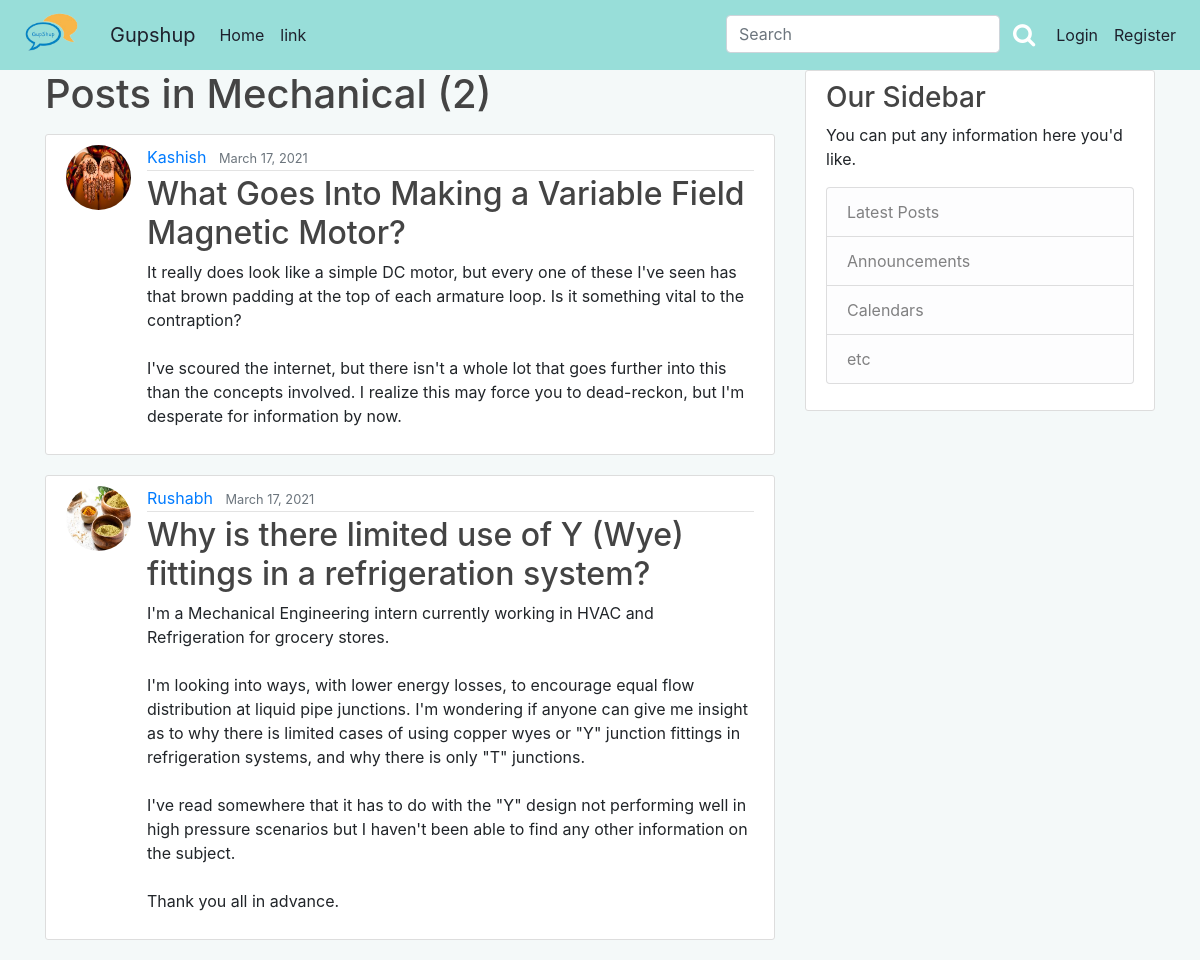
Page /post/Mechanical on the earlier database version.
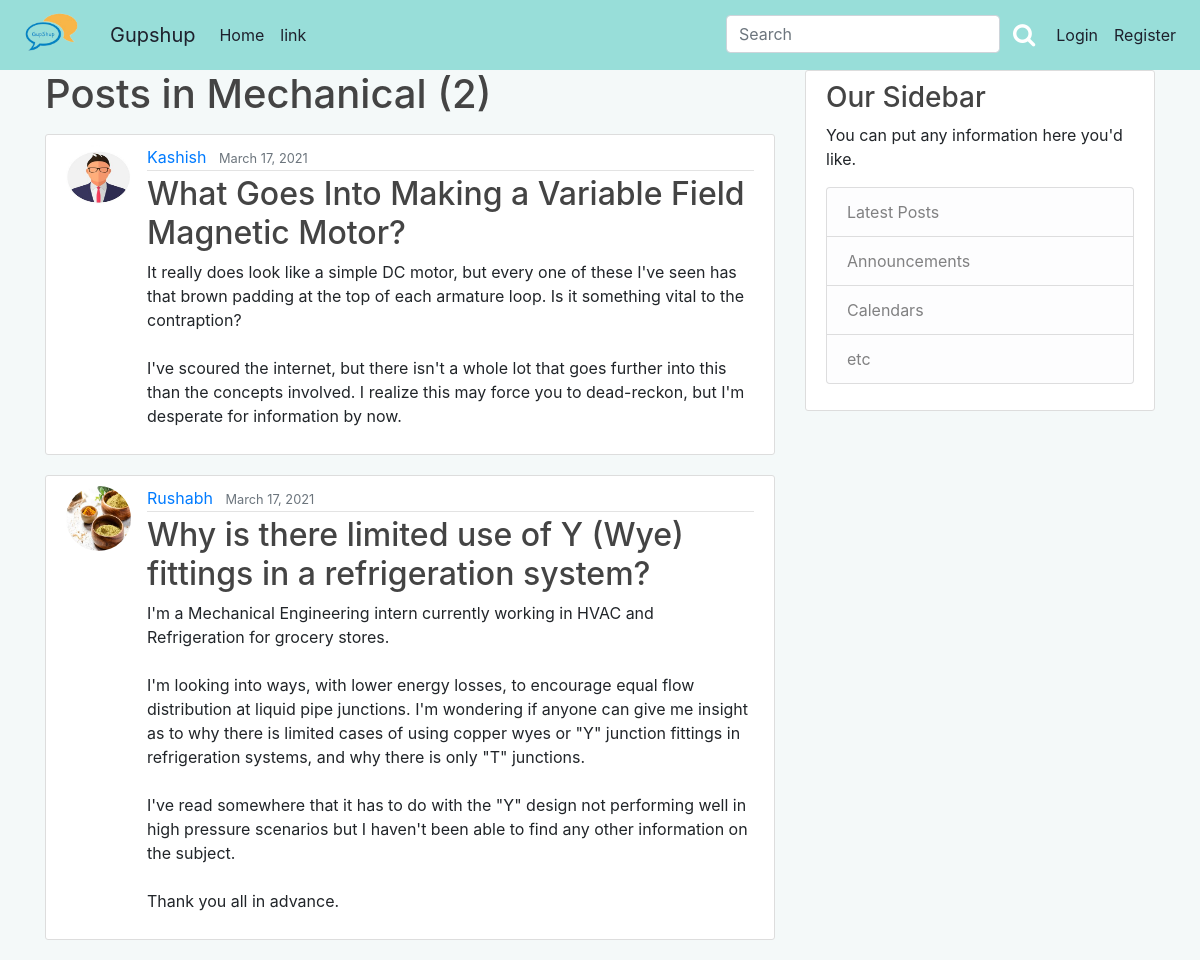
Same page on the later database version.
### blog/models.py (models this page shows, shortened)
class Post(models.Model):
	title = models.CharField(max_length=100)
	content = models.TextField()
	date_posted = models.DateTimeField(default=timezone.now)
	author = models.ForeignKey(User, on_delete=models.CASCADE)
	category = models.CharField(
        max_length = 20,
        choices = Category_choices,
        default = 'Miscellenous'
        )
	upvote = models.ManyToManyField(User, related_name = 'upvote')
	downvote = models.ManyToManyField(User, related_name = 'downvote')

### users/models.py (models this page shows, shortened)
class Profile(models.Model):
	user = models.OneToOneField(User, on_delete=models.CASCADE)
	image = models.ImageField(default='default.jpg',upload_to='profile_pics')

### blog/views.py (the view)
# urls.py: path('post/<str:category>', CategoryPostListView.as_view(), name='category'),
class CategoryPostListView(ListView):
	model = Post
	template_name = 'blog/category.html'
	context_object_name = 'posts'
	paginate_by = 5
	def get_queryset(self):
		category = self.kwargs.get('category')
		return Post.objects.filter(category=category).order_by('-date_posted')

### blog/templates/blog/category.html (shortened to what this page needs)
{% extends "blog/base.html" %}
{% block content %}
	<h1 class="mb-3">Posts in {{ view.kwargs.category }} ({{ page_obj.paginator.count }})</h1>
	{% for post in posts%}
		<article class="media content-section">
			<img class="rounded-circle article-img "src = {{post.author.profile.image.url}}>
		    <div class="media-body">
			    <div class="article-metadata">
			      <a class="mr-2" href="{% url 'user-posts' post.author.username %}">{{ post.author }}</a>
			      <small class="text-muted">{{ post.date_posted|date:"F d, Y" }}</small>
			    </div>
			    <h2><a class="article-title" href="{% url 'post-detail' post.id %}">{{ post.title }}</a></h2>
			    <p class="article-content">{{ post.content| safe }}</p>
			</div>
		</article>
	{%endfor%}
{% endblock content %}

Differences in the rows shown:
changed through a linked row, Post "What Goes Into Making a Variable Field Magnetic Motor?": author.profile.image: picture removed, a placeholder shows
